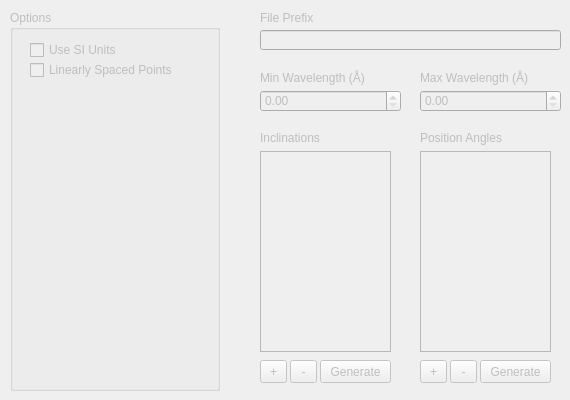
      <widget class="QWidget" name="tab_SED">
       <property name="enabled">
        <bool>false</bool>
       </property>
       <attribute name="title">
        <string>SED</string>
       </attribute>
       <widget class="QDoubleSpinBox" name="spn_sedMinLambda">
        <property name="geometry">
         <rect>
          <x>260</x>
          <y>90</y>
          <width>141</width>
          <height>22</height>
         </rect>
        </property>
        <property name="maximum">
         <double>99999999.989999994635582</double>
        </property>
       </widget>
       <widget class="QLabel" name="lbl_sedNamePrefix">
        <property name="geometry">
         <rect>
          <x>260</x>
          <y>10</y>
          <width>141</width>
          <height>16</height>
         </rect>
        </property>
        <property name="text">
         <string>&lt;html&gt;&lt;head/&gt;&lt;body&gt;&lt;p&gt;File Prefix&lt;/p&gt;&lt;/body&gt;&lt;/html&gt;</string>
        </property>
       </widget>
       <widget class="QLabel" name="lbl_sedMinLambda">
        <property name="geometry">
         <rect>
          <x>260</x>
          <y>70</y>
          <width>141</width>
          <height>16</height>
         </rect>
        </property>
        <property name="text">
         <string>Min Wavelength (Å)</string>
        </property>
       </widget>
       <widget class="QLineEdit" name="txt_sedNamePrefix">
        <property name="geometry">
         <rect>
          <x>260</x>
          <y>30</y>
          <width>301</width>
          <height>20</height>
         </rect>
        </property>
       </widget>
       <widget class="QLabel" name="lbl_sedMaxLambda">
        <property name="geometry">
         <rect>
          <x>420</x>
          <y>70</y>
          <width>141</width>
          <height>16</height>
         </rect>
        </property>
        <property name="text">
         <string>Max Wavelength (Å)</string>
        </property>
       </widget>
       <widget class="QDoubleSpinBox" name="spn_sedMaxLambda">
        <property name="geometry">
         <rect>
          <x>420</x>
          <y>90</y>
          <width>141</width>
          <height>22</height>
         </rect>
        </property>
        <property name="maximum">
         <double>99999999.989999994635582</double>
        </property>
       </widget>
       <widget class="QGroupBox" name="grp_SEDOptions">
        <property name="geometry">
         <rect>
          <x>10</x>
          <y>10</y>
          <width>210</width>
          <height>381</height>
         </rect>
        </property>
        <property name="title">
         <string>Options</string>
        </property>
        <widget class="QCheckBox" name="chk_sedSIUnits">
         <property name="geometry">
          <rect>
           <x>20</x>
           <y>30</y>
           <width>191</width>
           <height>20</height>
          </rect>
         </property>
         <property name="text">
          <string>Use SI Units</string>
         </property>
        </widget>
        <widget class="QCheckBox" name="chk_sedWavLin">
         <property name="geometry">
          <rect>
           <x>20</x>
           <y>50</y>
           <width>191</width>
           <height>20</height>
          </rect>
         </property>
         <property name="text">
          <string>Linearly Spaced Points</string>
         </property>
        </widget>
       </widget>
       <widget class="QToolButton" name="btn_sedGenInc">
        <property name="geometry">
         <rect>
          <x>320</x>
          <y>360</y>
          <width>71</width>
          <height>23</height>
         </rect>
        </property>
        <property name="text">
         <string>Generate</string>
        </property>
       </widget>
       <widget class="QToolButton" name="spn_sedAddInc">
        <property name="geometry">
         <rect>
          <x>260</x>
          <y>360</y>
          <width>27</width>
          <height>23</height>
         </rect>
        </property>
        <property name="text">
         <string>+</string>
        </property>
       </widget>
       <widget class="QToolButton" name="spn_sedRemoveInc">
        <property name="geometry">
         <rect>
          <x>290</x>
          <y>360</y>
          <width>27</width>
          <height>23</height>
         </rect>
        </property>
        <property name="text">
         <string>-</string>
        </property>
       </widget>
       <widget class="QListWidget" name="lst_sedIncList">
        <property name="geometry">
         <rect>
          <x>260</x>
          <y>151</y>
          <width>131</width>
          <height>201</height>
         </rect>
        </property>
        <property name="dragEnabled">
         <bool>false</bool>
        </property>
        <property name="alternatingRowColors">
         <bool>true</bool>
        </property>
       </widget>
       <widget class="QLabel" name="lbl_sedInclinations">
        <property name="geometry">
         <rect>
          <x>260</x>
          <y>130</y>
          <width>91</width>
          <height>16</height>
         </rect>
        </property>
        <property name="text">
         <string>Inclinations</string>
        </property>
       </widget>
       <widget class="QLabel" name="lbl_sedPositionAngles">
        <property name="geometry">
         <rect>
          <x>420</x>
          <y>130</y>
          <width>131</width>
          <height>16</height>
         </rect>
        </property>
        <property name="text">
         <string>Position Angles</string>
        </property>
       </widget>
       <widget class="QToolButton" name="btn_sedGenPos">
        <property name="geometry">
         <rect>
          <x>480</x>
          <y>360</y>
          <width>71</width>
          <height>23</height>
         </rect>
        </property>
        <property name="text">
         <string>Generate</string>
        </property>
       </widget>
       <widget class="QToolButton" name="spn_sedAddPos">
        <property name="geometry">
         <rect>
          <x>420</x>
          <y>360</y>
          <width>27</width>
          <height>23</height>
         </rect>
        </property>
        <property name="text">
         <string>+</string>
        </property>
       </widget>
       <widget class="QToolButton" name="spn_sedRemovePos">
        <property name="geometry">
         <rect>
          <x>450</x>
          <y>360</y>
          <width>27</width>
          <height>23</height>
         </rect>
        </property>
        <property name="text">
         <string>-</string>
        </property>
       </widget>
       <widget class="QListWidget" name="lst_sedPosList">
        <property name="geometry">
         <rect>
          <x>420</x>
          <y>151</y>
          <width>131</width>
          <height>201</height>
         </rect>
        </property>
        <property name="dragEnabled">
         <bool>false</bool>
        </property>
        <property name="alternatingRowColors">
         <bool>true</bool>
        </property>
       </widget>
      </widget>
